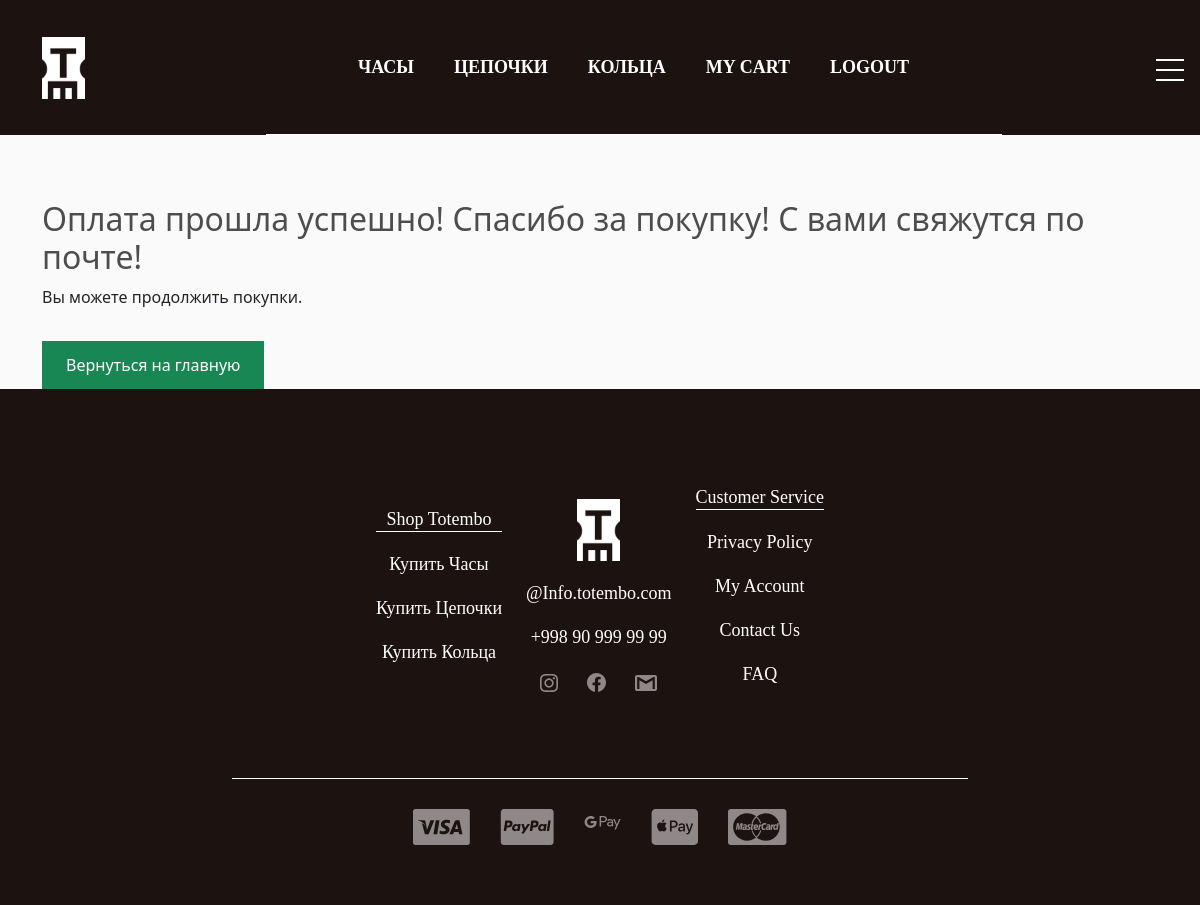
Screenshot of /success (signed in) with the database file from the repository.
### store/models.py (models this page shows, shortened)
class Category(models.Model):
    title = models.CharField(max_length=50, verbose_name='Наименование категории')
    image = models.ImageField(upload_to='categories/', null=True, blank=True, verbose_name='Изображение')
    slug = models.SlugField(unique=True)
    def get_absolute_url(self):
        return reverse('category', kwargs={'slug': self.slug})
    def __str__(self):
        return self.title
    class Meta:
        verbose_name = 'Категория'
        verbose_name_plural = 'категории'

### store/views.py (the view)
# urls.py: path('success', success_payment, name='success')
def success_payment(request):
    user_cart = CartForAuthenticatedUser(request)
    user_cart.clear()
    return render(request, 'store/success.html')

### store/models.py (called while the page is built)
    @property
    def get_cart_total_price(self):
        order_products = self.orderproduct_set.all()
        total_price = sum([product.get_total_price for product in order_products])
        return total_price

    @property
    def get_cart_total_quantity(self):
        order_products = self.orderproduct_set.all()
        total_quantity = sum([product.quantity for product in order_products])
        return total_quantity

### store/templatetags/store_tags.py (called while the page is built)
@register.simple_tag()
def get_categories():
    return Category.objects.all()

### store/utils.py (called while the page is built)
    def get_cart_info(self):
        customer, created = Customer.objects.get_or_create(
            user=self.user,
            name=self.user.username,
            email=self.user.email
        )
        order, created = Order.objects.get_or_create(
            customer=customer
        )
        order_products = order.orderproduct_set.all()
        cart_total_quantity = order.get_cart_total_quantity
        cart_total_price = order.get_cart_total_price
        return {
            'cart_total_price': cart_total_price,
            'cart_total_quantity': cart_total_quantity,
            'order': order,
            'products': order_products
        }

    def clear(self):
        order = self.get_cart_info()['order']
        order_products = order.orderproduct_set.all()
        for product in order_products:
            product.delete()
        order.save()

### store/templates/store/success.html (shortened to what this page needs)
{% extends 'base.html' %}
{% block main %}
<div class="container">
    <div class="content">
        <h2>Оплата прошла успешно! Спасибо за покупку! С вами свяжутся по почте!</h2>
        <p>Вы можете продолжить покупки.</p>
        <a href="{% url 'product_list' %}" class="btn btn-success">Вернуться на главную</a>
    </div>
</div>
{% endblock main %}

### templates/components/_header_nav_menu.html
{% load store_tags %}
<ul class="header_nav-menu d-flex justify-content-center flex-wrap text-center">
    {% get_categories as categories %}
    {% for category in categories %}
    <li class="header_nav-item">
        <a class="header_nav-link " href="{{ category.get_absolute_url }}">
            {{ category|upper }}
        </a>
    </li>
    {% endfor %}
    {% if request.user.is_authenticated %}
    <li class="header_nav-item mt-3 mt-lg-0">
        <a class="header_nav-link " href="{% url 'cart' %}">MY CART</a>
    </li>
    {% endif %}
    <li class="header_nav-item mt-3 mt-lg-0">
        {% if not request.user.is_authenticated %}
        <a class="header_nav-link " href="{% url 'login_register' %}">
            SIGN UP
        </a>
        {% else %}
        <a class="header_nav-link " href="{% url 'logout' %}">
            LOGOUT
        </a>
        {% endif %}
    </li>
</ul>

### templates/components/_footer.html (shortened to what this page needs)
{% load static %}
{% load store_tags %}
<footer>
    <div class="container">
        <div class="row flex-column flex-md-row justify-content-center align-items-center text-center">
            <div class="col-auto mt-2 mt-md-0">
                <ul class="">
                    <li class="footer_nav-item_header">
                        <a class="footer_nav-link_header" href="{% url 'product_list' %}">
                            Shop Totembo
                        </a>
                    </li>
                    {% get_categories as categories %}
                    {% for category in categories %}
                    <li class="footer_nav-item">
                        <a class="footer_nav-link" href="{{ category.get_absolute_url }}">
                            Купить {{ category.title }}
                        </a>
                    </li>
                    {% endfor %}
                </ul>
            </div>
            <div class="col-auto mt-2 mt-md-0">
                <ul>
                    <li class="footer_nav-item"><a href="">
                        <img src="{% static 'store/images/header_logo.jpg' %}" alt="">
                    </a></li>
                    <li class="footer_nav-item"><a class="footer_nav-link"
                                                   href="mailto: @Info.totembo.com">@Info.totembo.com</a></li>
                    <li class="footer_nav-item"><a class="footer_nav-link" href="tel: +998909999999">+998 90 999 99
                        99</a></li>
                    <li class="footer_nav-item d-flex justify-content-around align-items-center">
                        <a class="footer_svg" href="">
                        </a>
                        <a class="footer_svg" href="">
                        </a>
                        <a class="footer_svg" href="">
                        </a>
                    </li>
                </ul>
            </div>
            <div class="col-auto mt-2 mt-md-0">
                <ul>
                    <li class="footer_nav-item_header"><a class="footer_nav-link_header" href="">Customer
                        Service</a></li>
                    <li class="footer_nav-item"><a class="footer_nav-link" href="">Privacy Policy</a></li>
                    <li class="footer_nav-item"><a class="footer_nav-link" href="">My Account</a></li>
                    <li class="footer_nav-item"><a class="footer_nav-link" href="">Contact Us</a></li>
                    <li class="footer_nav-item"><a class="footer_nav-link" href="">FAQ</a></li>
                </ul>
            </div>
        </div>
        <div class="row justify-content-center">
            <div class="col-8">
                <ul class="footer_pay-block d-flex justify-content-center">
                    <li class="footer_pay-card footer_svg"><a href="">
                    </a></li>
                    <li class="footer_pay-card footer_svg"><a href="">
                    </a></li>
                    <li class="footer_pay-card footer_svg"><a href="">
                    </a></li>
                    <li class="footer_pay-card footer_svg"><a href="">
                    </a></li>
                    <li class="footer_pay-card footer_svg"><a href="">
                    </a></li>
                </ul>
            </div>
        </div>
    </div>
</footer>

### store/static/store/style/style.css (style rules this page uses)
ul, li { padding: 0; margin: 0; }
a, li { text-decoration: none; list-style: none; }
.header_nav-item { list-style: none; }
.header_nav-link { font-family: Montserrat; font-weight: 600; font-size: 18px; color: #fff; line-height: 22px; margin: 0 20px; text-decoration: none; }
.header_nav-menu { border-bottom: 1px solid white; padding: 55px 0; }
.btn { display: inline-block; border: none; color: #fff; padding: 0.75rem 1.5rem; margin-top: 1rem; transition: opacity 1s ease-in-out; text-decoration: none; }
footer { background-color: #1C1311; padding-top: 90px; padding-bottom: 60px; }
.footer_nav-item_header { border-bottom: 1px solid white; }
.footer_nav-item { margin-top: 20px; }
.footer_nav-link { font-family: Montserrat; font-weight: 300; font-size: 18px; line-height: 22px; color: #FFFFFF; }
.footer_nav-link_header { font-family: Montserrat; font-weight: 500; font-size: 18px; line-height: 22px; color: #FFFFFF; }
.footer_pay-block { margin-top: 85px; padding-top: 30px; border-top: 1px solid white; }
.footer_pay-card { margin-left: 15px; margin-right: 15px; }

### store/static/store/style/additional_style.css (style rules this page uses)
body { background-color: hsl(0, 0%, 98%); }
h1,h2,h3,h4,h5,h6 { color:hsl(0, 0%, 30%); }
.btn { border-radius: 0; }

### rows the page displays
Category: title "ЧАСЫ", title "Часы"
Category: title "ЦЕПОЧКИ", title "Цепочки"
Category: title "КОЛЬЦА", title "Кольца"
